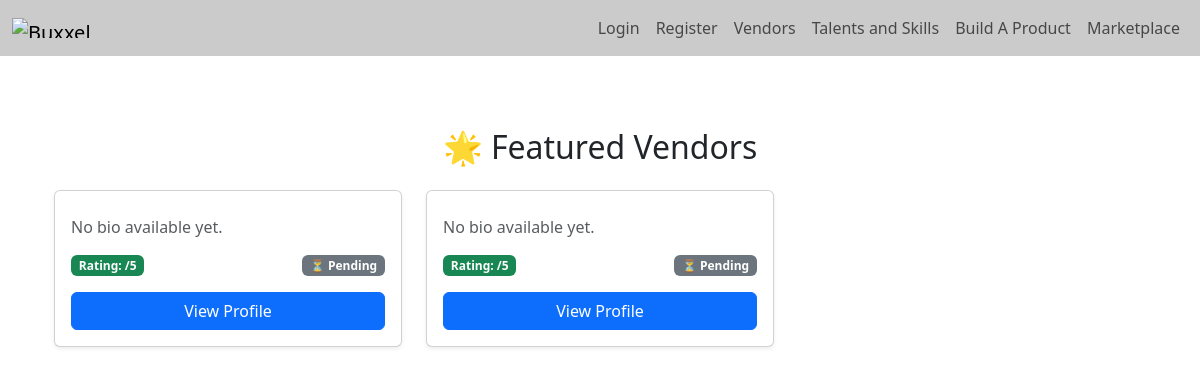
Page /vendors on the earlier database version.
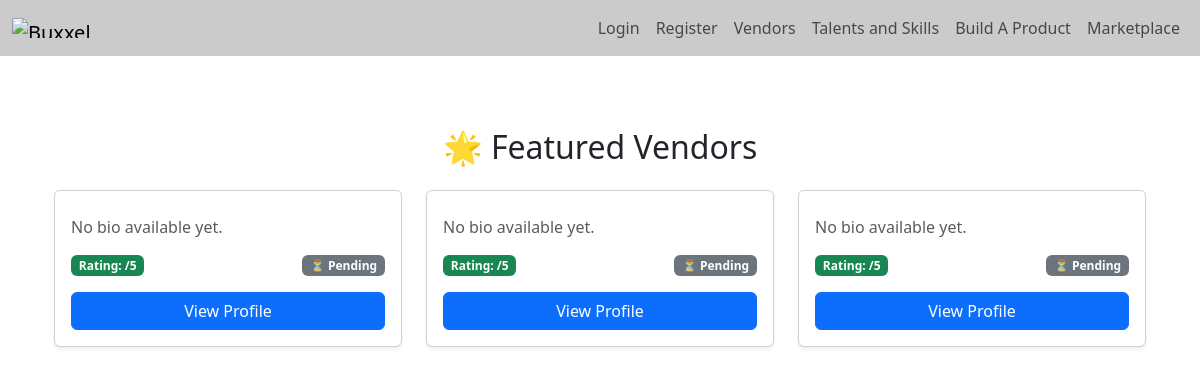
Same page on the later database version.
### models.py (models this page shows)
class Vendor(db.Model):
    id = db.Column(db.Integer, primary_key=True)
    username = db.Column(db.String(80), unique=True, nullable=False)
    password = db.Column(db.String(200), nullable=False)  # Hashed
    is_verified = db.Column(db.Boolean, default=False)
    location = db.Column(db.String(120))
    bio = db.Column(db.Text)
    avatar = db.Column(db.String(120))  # filename of avatar image
    is_available_for_commissions = db.Column(db.Boolean, default=True)

### buxxel_app.py (the view)
@app.route('/vendors')
def vendors():
    vendors = vendors = Vendor.query.all()
    return render_template('vendors.html', vendors=vendors)

### templates/vendors.html (shortened to what this page needs)
{% extends 'base.html' %}
{% block content %}
<div class="container my-5">
  <h2 class="text-center mb-4">🌟 Featured Vendors</h2>
  <div class="row">
    {% for vendor in vendors %}
      <div class="col-md-4 mb-4">
        <div class="card shadow-sm h-100">
          <div class="card-body">
            <p class="card-text text-muted">{{ vendor.bio or "No bio available yet." }}</p>
            <div class="d-flex justify-content-between align-items-center mt-3">
              <span class="badge bg-success">Rating: {{ vendor.rating }}/5</span>
              {% if vendor.commission_status == 'verified' %}
                <span class="badge bg-info text-dark">✅ Verified</span>
              {% else %}
                <span class="badge bg-secondary">⏳ Pending</span>
              {% endif %}
            </div>
            <a href="{{ url_for('vendor_profile', vendor_id=vendor.id) }}" class="btn btn-primary w-100 mt-3">View Profile</a>
          </div>
        </div>
      </div>
    {% endfor %}
  </div>
</div>
{% endblock %}

Differences in the rows shown:
added Vendor: bio "No bio available yet."
